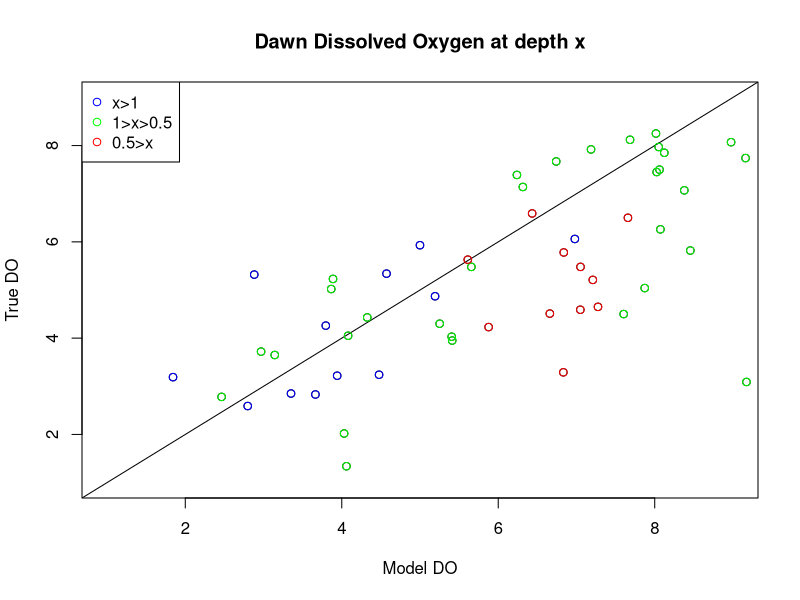

Reproduce this figure in R. (Note: this script raises an error after producing the figure.)
dat <- read.csv("DO-Sampling/_dat/Data/DawnDuskDO.csv")

#DO Model Function----
DO_fun<-function(t,x,parms)
{
  DO<-x
  tempC<-parms["tempC"]
  Z<-parms["Z"]
  k<-parms["k"]
  WR<-0.07203515/60 #lake average water respiration in g/m^3/min
  # DO Saturation at a given temperature        
  DOsat<-4.09+(10.5*exp(-0.0371*tempC)) #nothing can change here
  SR<- ((((0.287*tempC-2.5)*44.661)*0.7)*0.001)/60
  # diffusive exchange
  DE<-(DO*DOsat)*(2.2*10^-5)*(k^-1)*60*10^-2 #nothing to change here but the 60/10 situation
  # below is eq 2. but i am not sure the do term should be ther
  #dDO<- DO - SR*Z^-1 + WR +DE*Z^-1
  dDO<- -1*(SR*Z^-1+WR+DE*Z^-1)
  return(list(dDO))
}


#Optimizing K----
Do_fit<-function(p,dat){
  K<-p
  dat$Z<- dat$depth2-dat$depth #9 boards in the WCS
  dat$tempC<-dat$Temp_C
  dat$DawnDO_Mod<-NA 
  for (i in 1:NROW(dat)){
    DO_dusk<-dat$DO_dusk[i]
    parms=c(tempC = dat$tempC[i], Z = dat$Z[i], k=(K*(dat$Z[i]/dat$depth2[i])))
    solution<- deSolve::ode(
      y=DO_dusk, 
      times=c(0:(10*60)), 
      func=DO_fun,
      parms= parms,
      method="euler")
    dat$DawnDO_Mod[i]<-solution[601,2]
  }
  dat$DawnDO_Mod<-dat$DO_dusk-dat$DawnDO_Mod
  # compare predicted to observed
  resid<- dat$DO_dawn-dat$DawnDO_Mod
  ss_res<- sum(resid^2) # sum of square residuals, minimize error
  return(ss_res)
}

# test to see if function is behaving
Do_fit (p=0.08,dat)

Fig<-optimize(Do_fit, dat, interval=c(0,0.15), tol=0.01)







#Using new k value 
####Check Model against real data----
dat <- read.csv("DO-Sampling/_dat/Data/DawnDuskDO.csv")
dat$Z<- dat$depth2-dat$depth #9 boards in the WCS
dat$tempC<-dat$Temp_C
dat$k<-0.06*(dat$Z/dat$depth2) #depth from pt 2 bttmm/total depth
dat$DawnDO_Mod<-NA 
for (i in 1:NROW(dat))
{
  DO_dusk<-dat$DO_dusk[i]
  parms=c(tempC = dat$tempC[i], Z = dat$Z[i], k=dat$k[i])
  solution<- deSolve::ode(
    y=DO_dusk, 
    times=c(0:(10*60)), 
    func=DO_fun,
    parms= parms,
    method="euler")
  dat$DawnDO_Mod[i]<-solution[601,2]
}

dat$DawnDO_Mod<-dat$DO_dusk-dat$DawnDO_Mod

plot(dat$DO_dawn~dat$DawnDO_Mod, main="Dawn Dissolved Oxygen at depth x", xlab="Model DO", ylab="True DO", ylim=c(1,9), xlim=c(1,9))
abline(0,1)
dat1<-subset(dat, dat$depth>=1)
points(dat1$DO_dawn~dat1$DawnDO_Mod, col="blue")
dat6<-subset(dat, dat$depth<1&dat$depth>0.5)
points(dat6$DO_dawn~dat6$DawnDO_Mod, col="green")
dat2<-subset(dat, dat$depth<0.5)
points(dat2$DO_dawn~dat2$DawnDO_Mod, col="red")
legend("topleft",legend=c("x>1","1>x>0.5","0.5>x"),
       col=c("blue","green","red"),pch=1,bg="white")

dat$Depth<-ifelse(dat$depth>=1, "x >= 1", ifelse(dat$depth<1&dat$depth>0.5, "0.5< x <1", "x <= 0.5"))

ggplot()+geom_point(data=dat, aes(y=DO_dawn, x=DawnDO_Mod, color=Depth))+
  scale_color_grey()+
  theme_classic()+labs(y="Measured Dissolved Oxygen (mg/L)", x="Modeled Dissolved Oxygen (mg/L)", color="Depth (m)")+
  geom_abline(aes(intercept=0, slope=1))


plot(dat$DO_dawn~dat$DawnDO_Mod, main="Dawn Dissolved Oxygen at Temperature x", xlab="Model DO", ylab="True DO", ylim=c(1,9), xlim=c(1,9), type="n")
abline(0,1)
dat1<-subset(dat, dat$Temp_C>=30)
points(dat1$DO_dawn~dat1$DawnDO_Mod, col="blue", pch=1)
dat6<-subset(dat, dat$Temp_C<30&dat$Temp_C>25)
points(dat6$DO_dawn~dat6$DawnDO_Mod, col="green", pch=2)
dat2<-subset(dat, dat$Temp_C<25&dat$Temp_C>20)
points(dat2$DO_dawn~dat2$DawnDO_Mod, col="red", pch=3)
dat9<-subset(dat, dat$Temp_C<20)
points(dat9$DO_dawn~dat9$DawnDO_Mod, col="brown", pch=4)
legend("topleft",legend=c("x>30","30>x>25","25>x>20","x<20"),
       col=c("blue","green","red","brown"),pch=c(1:4),bg="white")

dat$Te<-ifelse(dat$Temp_C>30, "x >= 30", 
              ifelse(dat$Temp_C<30&dat$Temp_C>=25, "25=< x <30",
                     ifelse(dat$Temp_C<25&dat$Temp_C>=20, "20=< x <25", "x < 20")))
dat$Te<-factor(dat$Te, levels = c("x >= 30", "25=< x <30", "20=< x <25", "x < 20"))

ggplot()+geom_point(data=dat, aes(y=DO_dawn, x=DawnDO_Mod, color=Te))+
  scale_color_grey()+
  theme_classic()+labs(y="Measured Dissolved Oxygen (mg/L)", x="Modeled Dissolved Oxygen (mg/L)", color=xlab)+
  geom_abline(aes(intercept=0, slope=1))

cor(dat$DO_dawn, dat$DawnDO_Mod)^2
